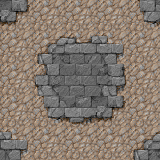

A level layout from a 2D game, rendered from its tile map. Below: a short description, then the map file with tile-grid data replaced by summaries:
An orthogonal 5x5 tile map with 32x32 px tiles, 1 tile layer (Tile Layer 1).

<map version="1.2" tiledversion="1.2.4" orientation="orthogonal" renderorder="right-down" width="5" height="5" tilewidth="32" tileheight="32" infinite="0" nextlayerid="2" nextobjectid="1">
 <tileset firstgid="1" source="TileSet.tsx" />
 <layer id="1" name="Tile Layer 1" width="5" height="5">
  <data>[25 cells, 25 non-empty, 10 distinct tile ids]</data>
 </layer>
</map>
